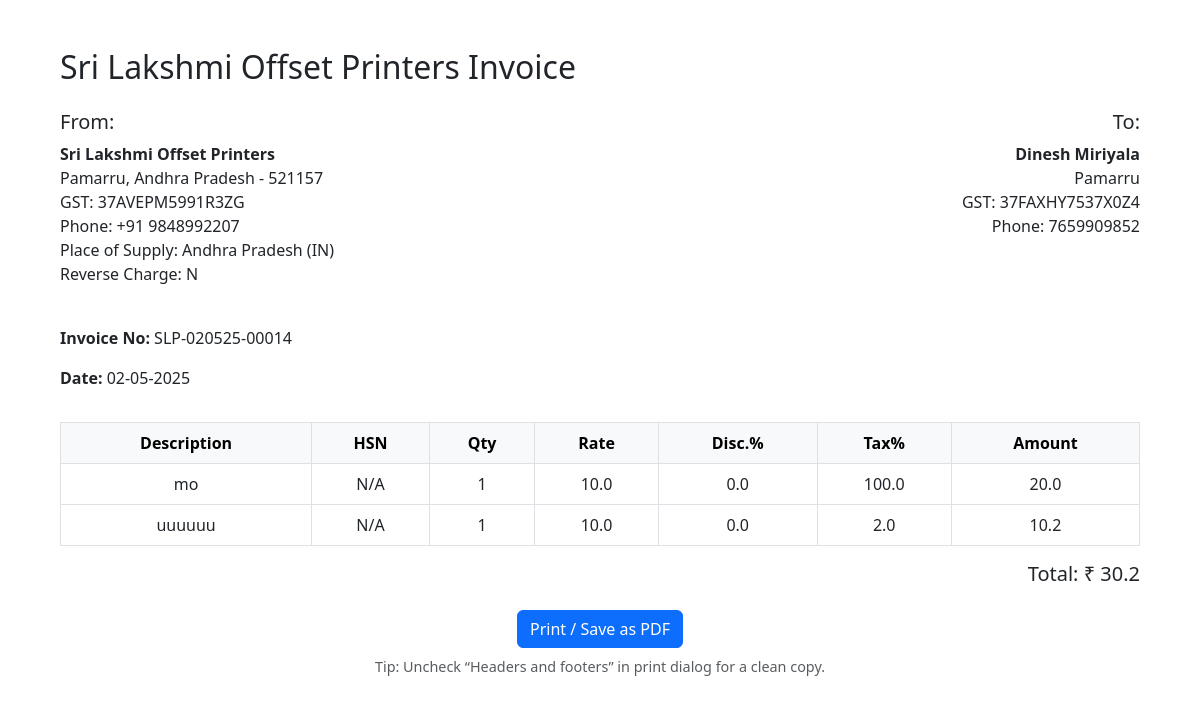
The app's page /bill_preview with its own data.
### db/models.py (models this page shows)
class customer(db.Model):
    id = db.Column(db.Integer, primary_key=True)
    name = db.Column(db.String(50), nullable=False)
    company = db.Column(db.String(50))
    phone = db.Column(db.String(50), nullable=False, unique=True)
    email = db.Column(db.String(50))
    gst = db.Column(db.String(30))
    address = db.Column(db.Text)
    businessType = db.Column(db.String(50))
    invoices = db.relationship("invoice", backref="customer", lazy= True)
    createdAt = db.Column(db.DateTime, default=datetime.utcnow())

class invoice(db.Model):
    id = db.Column(db.Integer, primary_key=True)
    invoiceId = db.Column(db.String(50), unique=True, nullable=False)
    customerId = db.Column(db.Integer, db.ForeignKey("customer.id"), nullable=False)
    createdAt = db.Column(db.DateTime, default=datetime.utcnow)
    pdfPath = db.Column(db.String(255), nullable=False)
    totalAmount = db.Column(db.Float, nullable=False)
    items = db.relationship("invoiceItem", backref="invoice", lazy=True)

class item(db.Model):
    id = db.Column(db.Integer, primary_key=True)
    name = db.Column(db.String(50), nullable=False)
    hsn = db.Column(db.String(50))
    unitPrice = db.Column(db.Float, nullable=False)
    quantity = db.Column(db.Float, default=1)
    taxPercentage = db.Column(db.Float)

class invoiceItem(db.Model):
    id = db.Column(db.Integer, primary_key=True)
    invoiceId = db.Column(db.String, db.ForeignKey("invoice.id"), nullable=False)
    itemId = db.Column(db.Integer, db.ForeignKey("item.id"), nullable=False)
    quantity = db.Column(db.Integer, default=1)
    rate = db.Column(db.Float, nullable = False)
    discount = db.Column(db.Float, default = 0.0)
    taxPercentage = db.Column(db.Float, default = 0.0)
    line_total = db.Column(db.Float, nullable=False)

### app.py (the view)
@app.route('/bill_preview')
def bill_preview():
    current_invoice = invoice.query.order_by(invoice.id.desc()).first()
    if not current_invoice:
        return "No invoice found"
    current_customer = customer.query.get(current_invoice.customerId)
    items = invoiceItem.query.filter_by(invoiceId = current_invoice.id).all()
    item_data = []
    for i in items:
        item_name = item.query.get(i.itemId).name if i.itemId else "Unknown"
        entry = (
            item_name,
            "N/A",
            i.quantity,
            i.rate,
            i.discount,
            i.taxPercentage,
            i.line_total
        )
        item_data.append(entry)
    return render_template('bill_preview.html', invoice = current_invoice, customer = current_customer, items=item_data)

### templates/bill_preview.html (shortened to what this page needs)
<!DOCTYPE html>
<html lang="en">
<head>
    <link href="https://cdn.jsdelivr.net/npm/bootstrap@5.3.0/dist/css/bootstrap.min.css" rel="stylesheet">
</head>
<body class="p-5">
    <div class="container">
        <h2 class="mb-4">Sri Lakshmi Offset Printers Invoice</h2>
        <div class="row mb-4">
            <div class="col-sm-6">
                <h5>From:</h5>
                <p><strong>Sri Lakshmi Offset Printers</strong><br>
                Pamarru, Andhra Pradesh - 521157<br>
                GST: 37AVEPM5991R3ZG<br>
                Phone: +91 9848992207<br>
                Place of Supply: Andhra Pradesh (IN)<br>
                Reverse Charge: N</p>
            </div>
            <div class="col-sm-6 text-end">
                <h5>To:</h5>
                <p><strong>{{ customer.name }}</strong><br>
                {{ customer.address }}<br>
                GST: {{ customer.gst }}<br>
                Phone: {{ customer.phone }}</p>
            </div>
        </div>
        <div class="row mb-3">
            <div class="col-sm-6">
                <p><strong>Invoice No:</strong> {{ invoice.invoiceId }}</p>
                <p><strong>Date:</strong> {{ invoice.createdAt.strftime('%d-%m-%Y') }}</p>
            </div>
        </div>
        <table class="table table-bordered text-center">
            <thead class="table-light">
                <tr>
                    <th>Description</th>
                    <th>HSN</th>
                    <th>Qty</th>
                    <th>Rate</th>
                    <th>Disc.%</th>
                    <th>Tax%</th>
                    <th>Amount</th>
                </tr>
            </thead>
            <tbody>
                {% for item in items %}
                <tr>
                    <td>{{ item[0] }}</td>
                    <td>{{ item[1] }}</td>
                    <td>{{ item[2] }}</td>
                    <td>{{ item[3] }}</td>
                    <td>{{ item[4] }}</td>
                    <td>{{ item[5] }}</td>
                    <td>{{ item[6] }}</td>
                </tr>
                {% endfor %}
            </tbody>
        </table>
        <div class="text-end">
            <h5>Total: ₹ {{ invoice.totalAmount }}</h5>
        </div>
        <div class="text-center mt-4 d-print-none">
            <button onclick="window.print()" class="btn btn-primary">Print / Save as PDF</button>
            <p class="mt-2 text-muted" style="font-size: 0.9rem;">Tip: Uncheck “Headers and footers” in print dialog for a clean copy.</p>
        </div>
    </div>
</body>
</html>

### records on screen
customer: name "Dinesh Miriyala", address "Pamarru", gst "37FAXHY7537X0Z4", phone "7659909852"
invoice: invoiceId "SLP-020525-00014", createdAt "02-05-2025", totalAmount "30.2"
item: name "mo"
invoiceItem: rate "10.0", discount "0.0", taxPercentage "100.0", line_total "20.0"
item: name "uuuuuu"
invoiceItem: rate "10.0", discount "0.0", taxPercentage "2.0", line_total "10.2"

### other values on screen
{{ item[1] }} "N/A" "N/A"
{{ item[2] }} "1" "1"
